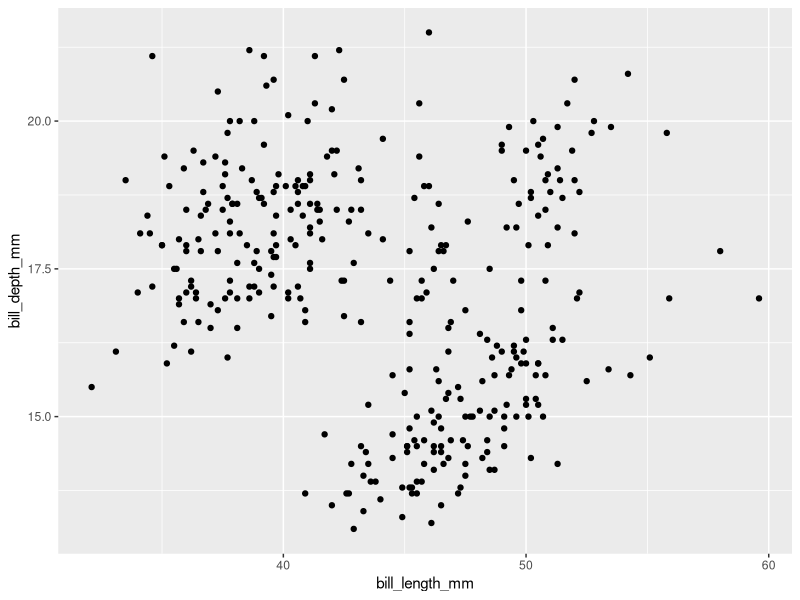
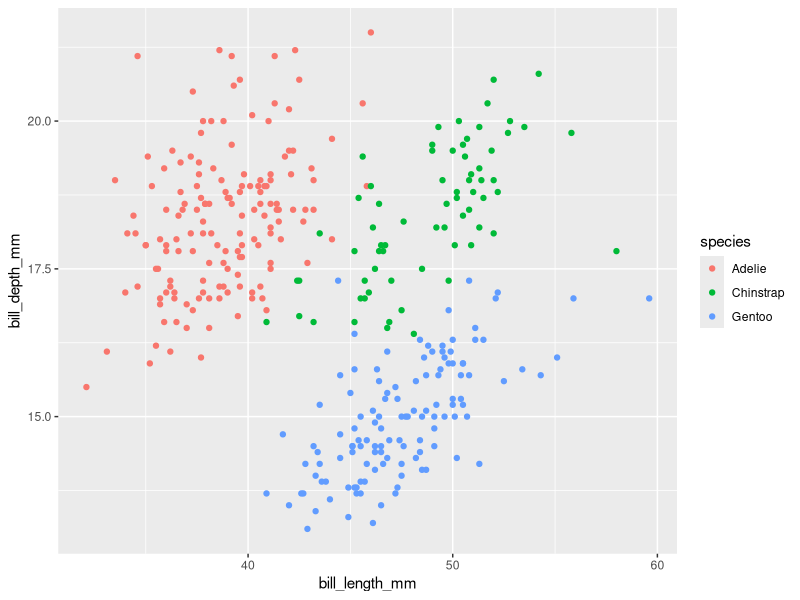
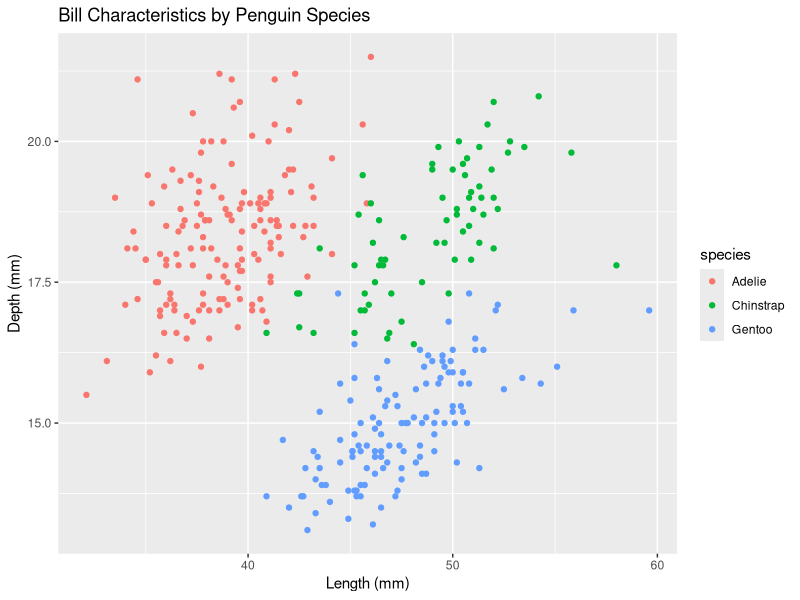
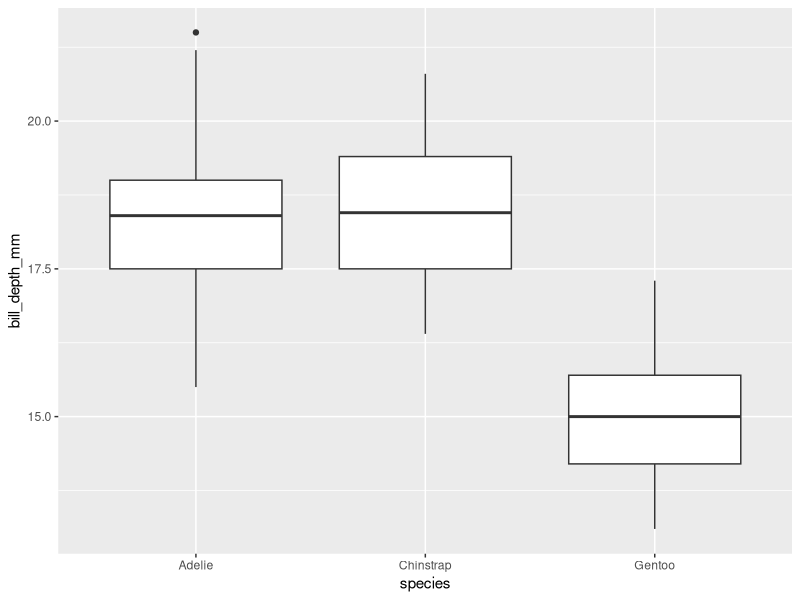
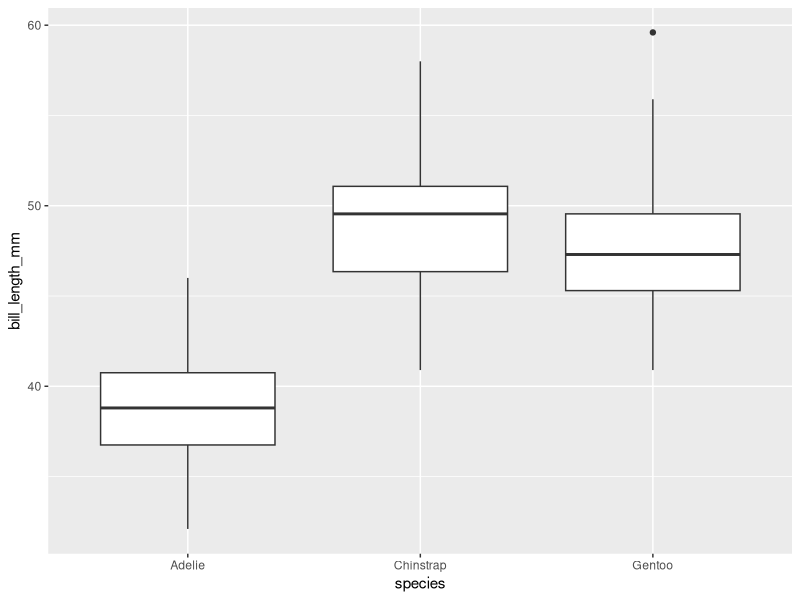
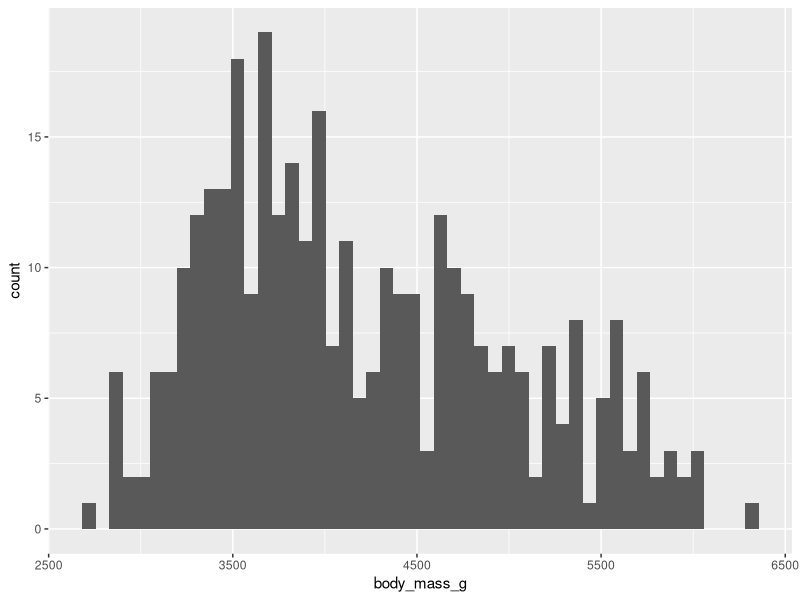
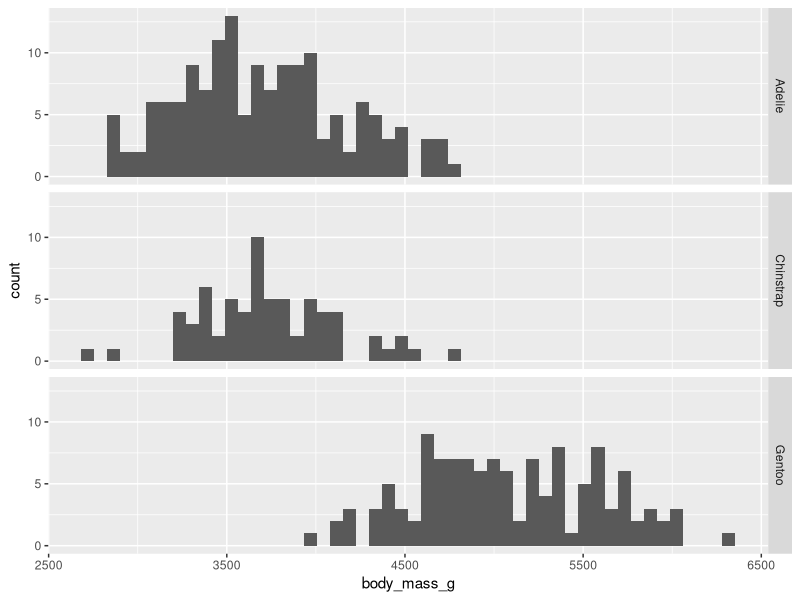

The R source for these figures, in order:
# ggplot2 Answers

# We're using ggplot2:
library(ggplot2)

# Use the ggplot cheatsheetto help you: 
# In RStudio: Help menu > Cheatsheets > Data Visualization with ggplot2 will download the pdf cheatsheet

# If you don't have the penguins data package installed from day 2, 
# install it now

#install.packages("palmerpenguins")

# load the data
library(palmerpenguins) 


# Remember the variable names by printing the names
# Information on the variables: https://github.com/allisonhorst/palmerpenguins
names(penguins)


# Make a scatterplot of bill length vs. depth
ggplot(penguins, aes(x=bill_length_mm, y=bill_depth_mm)) + 
  geom_point()


# Color the points by species by setting the color in aes()
ggplot(penguins, aes(x=bill_length_mm, y=bill_depth_mm, color=species)) + 
  geom_point()


# Clean up the plot labels and add a title
ggplot(penguins, aes(x=bill_length_mm, y=bill_depth_mm, color=species)) + 
  geom_point() + 
  labs(title="Bill Characteristics by Penguin Species",
       x="Length (mm)",
       y="Depth (mm)")


# Now, to help us compare differences in bill depth across species, make a 
# boxplot of bill_depth_mm by species.
ggplot(penguins, aes(x=species, y=bill_depth_mm)) + 
  geom_boxplot()


# Do the same for bill length
ggplot(penguins, aes(x=species, y=bill_length_mm)) + 
  geom_boxplot()


# Finally, make a histogram of body_mass_g
# The warning message you will get is OK; you can resolve it by setting the bins 
# argument to the geom function
ggplot(penguins, aes(body_mass_g)) + 
  geom_histogram(bins = 50)


# and then facet the histogram by species:
ggplot(penguins, aes(body_mass_g)) + 
  geom_histogram(bins = 50) + 
  facet_grid(species ~ .)


